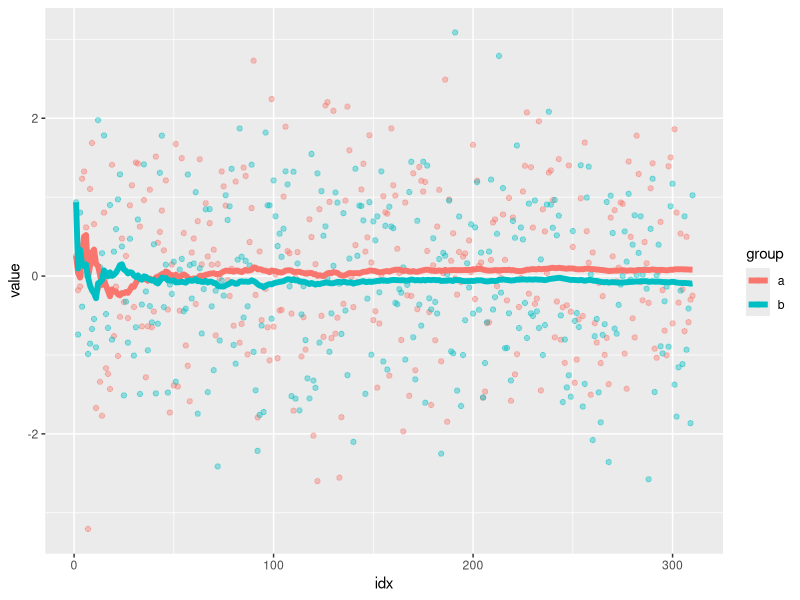
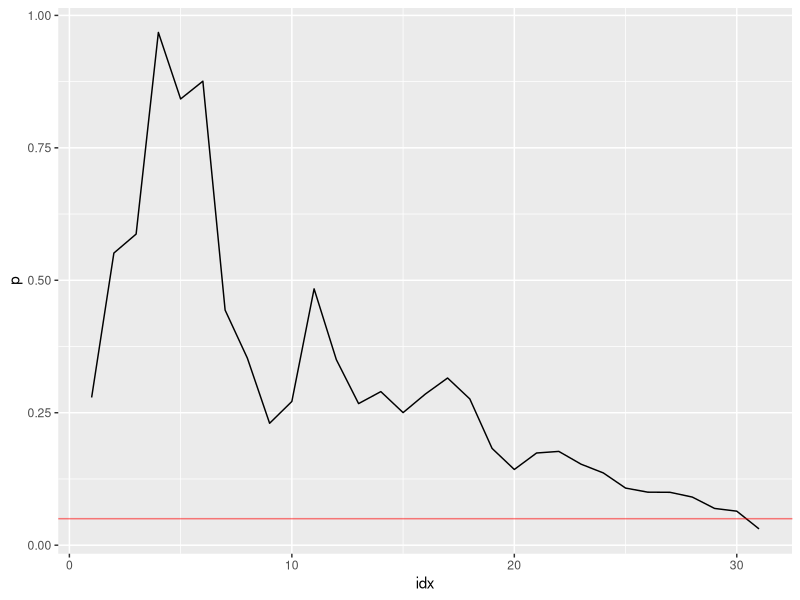

Reproduce these figures in R, in order.
library(ggplot2)
library(reshape)
library(zoo)

alpha <- 0.05
n <- 10
increment <- 10
a <- rnorm(n)
b <- rnorm(n)

count <- n

while(TRUE){
  t <- t.test(a,b)
  
  if(t$p.value <= alpha){
    break
  }
  
  count <- count + increment
  a <- c(a,rnorm(increment))
  b <- c(b,rnorm(increment))
}

# sampling progression and mean to that point

sampling_progression <- function(a,b){
  d <- data.frame(a,b)
  d$idx = as.numeric(row.names(d))
  
  du <- data.frame(a = rollapply(a,width=length(a),partial=TRUE,align="right",FUN=mean)
                  ,b =  rollapply(b,width=length(b),partial=TRUE,align="right",FUN=mean)
      )
  du$idx = as.numeric(row.names(du))
  
  d <- melt(d,measure.vars=c("a","b"),variable_name="group")
  du <- melt(du,measure.vars=c("a","b"),variable_name="group")
  
  trans <- ifelse(count <= 10, 1,1/log10(count))
  
  ggplot(data=d,aes(x=idx,y=value,color=group)) + geom_point(alpha=I(trans)) + geom_line(data=du,size=2)
}

pvalue_progression <- function(a,b){
  p <- c()
  for(i in seq(n,count+1,increment)){
    p <- c(p,t.test(a[1:i],b[1:i])$p.value)
  }
  
  pvals <- data.frame(p)
  pvals$idx <- as.numeric(row.names(pvals))
  ggplot(data=pvals,aes(x=idx,y=p)) + geom_line() +  geom_abline(intercept=alpha, slope=0, color="red",alpha=I(1/2))
}

print(count)
print(sampling_progression(a,b))
print(pvalue_progression(a,b))
